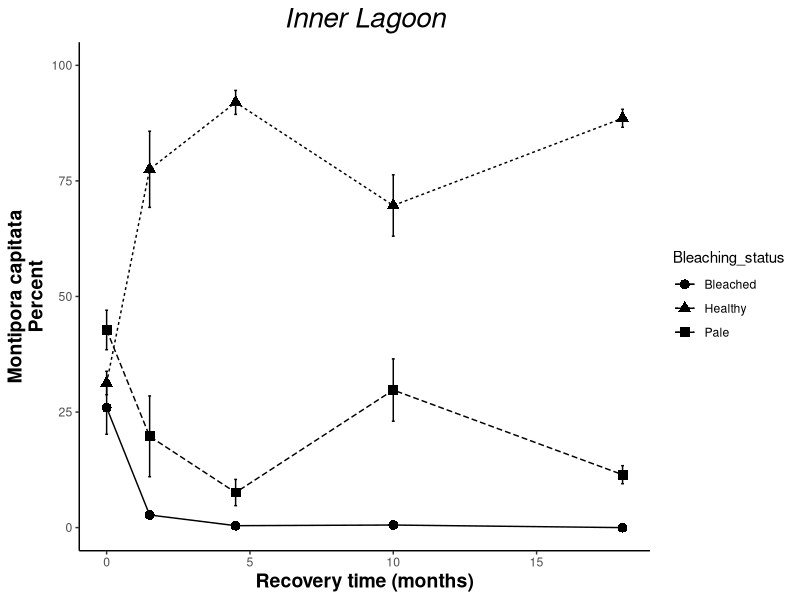
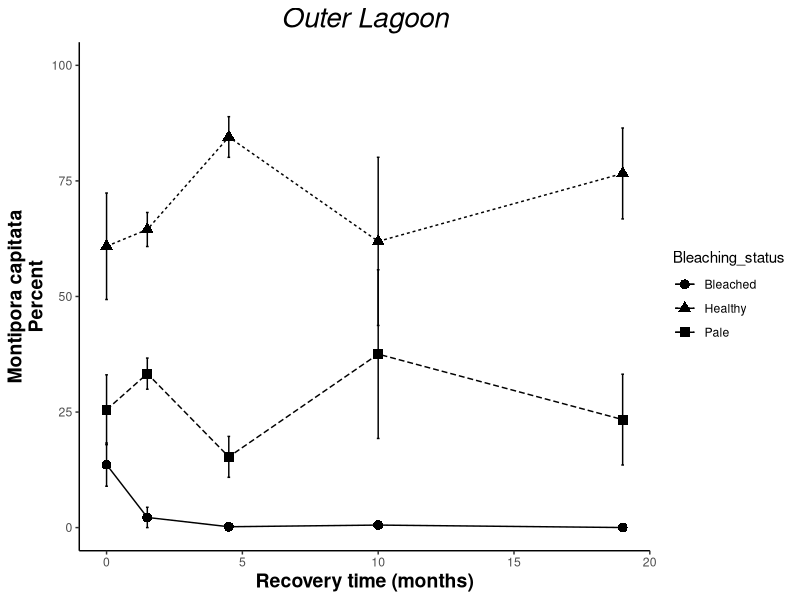
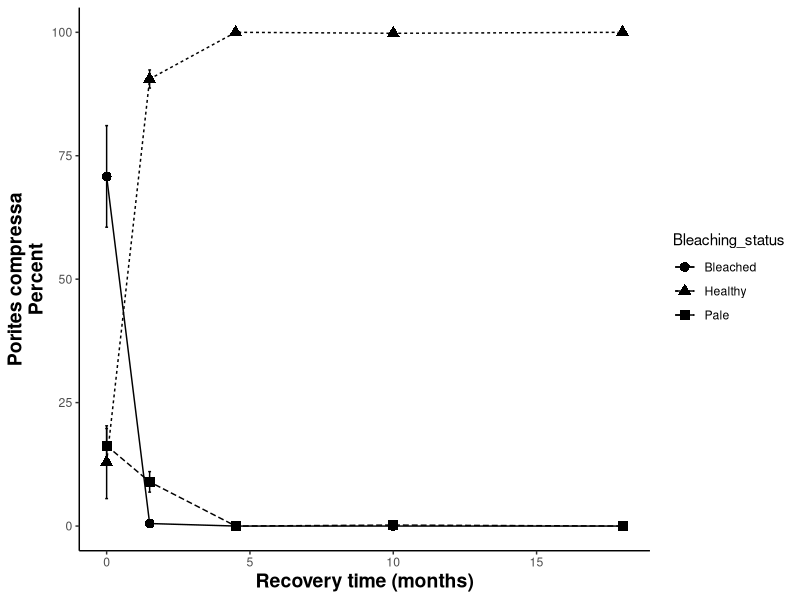
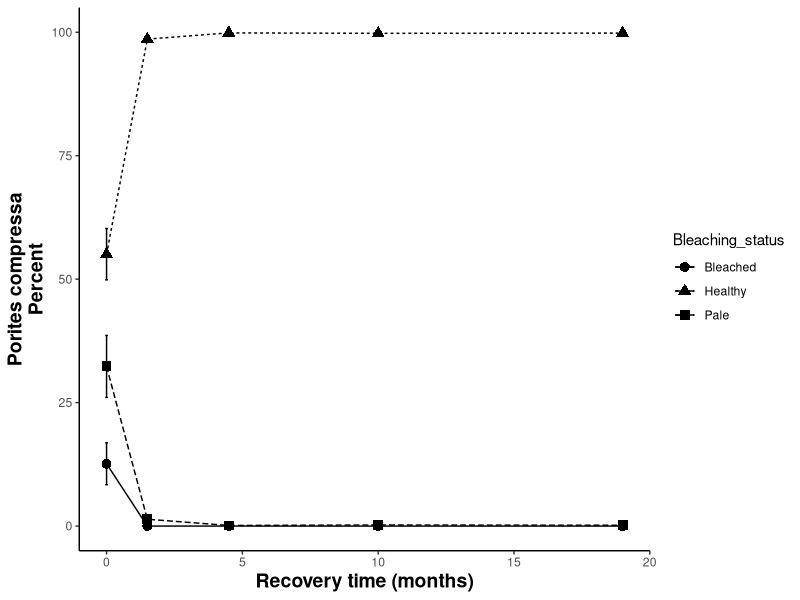
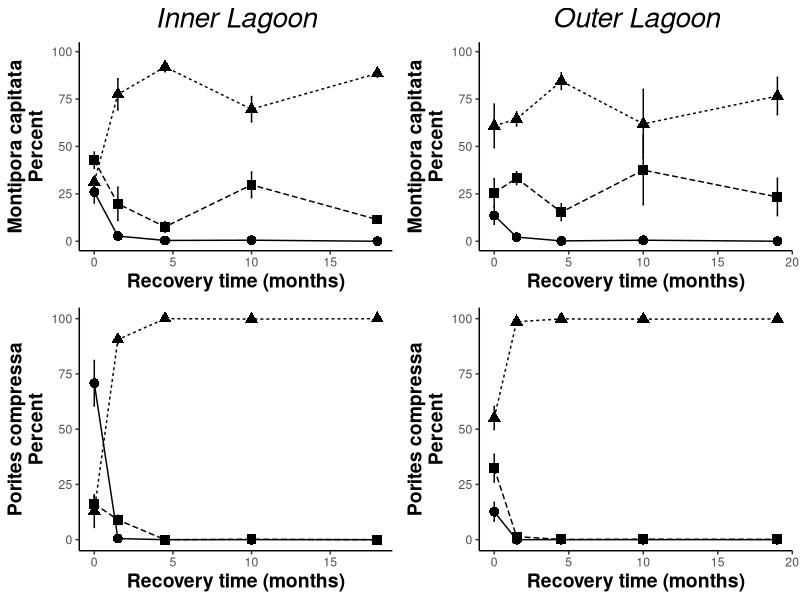

Source code (R) for these figures, in order: (Note: this script raises an error after producing the figures.)
## ---- chunk 1
knitr::opts_chunk$set(echo = TRUE)
## ---- chunk 2
rm(list=ls(all=TRUE)) 

library("reshape2") #reshape data
library("ggplot2") #plotting
library("reshape") #reshape data
library("plyr")  #splitting, applying, and combining data
library("dplyr")  #splitting, applying, and combining data
library("plotrix") #plotting
library("gridExtra") #arrange plots for output
library("car") #levenes test
library("lsmeans")
library(glmmTMB)
library(lme4)
library(lmerTest)
library(tidyverse)
library(emmeans)
library(effects)
## ---- chunk 3
#Setup workspace:
rData1<- read.csv("transect_data_20191022.csv", header=T) # load in transect data

# set levels of factor for Bleaching_status
levels(rData1$Bleaching_score)
rData1$BNB<-as.factor(rData1$BNB)
rData1$MonthFactor<-rData1$Month

#combine month 18 and 19 for end of experiment time point comparisons (<3 weeks apart)
rData1$MonthFactor[rData1$MonthFactor=="18"] <-"1819"
rData1$MonthFactor[rData1$MonthFactor=="19"] <-"1819"

rData1$MonthFactor <- factor(rData1$MonthFactor, levels=c("0", "1.5", "4.5","10","1819")) #specify order

## ---- chunk 4
# Calc. mean, sd,se  
repcol<-c("Species", "Reef", "Month","MonthFactor", "Bleaching_status","Percent")
  rDataPlot<-rData1[repcol]

# calc average  bleaching rate/month in %  per grouping
transectPlotmean <- ddply(rDataPlot, c("Species", "Reef", "Month","MonthFactor", "Bleaching_status"), summarise, 
                   N    = length(Percent[!is.na(Percent)]), #calculate the length of the data frame, excluding NA’s *this part is important*
                   mean = mean(Percent, na.rm=TRUE), #calculate mean of response variable, removing NA's
                   sd   = sd(Percent, na.rm=TRUE), #calculate standard deviation
                   se   = sd / sqrt(N), #calculate standard error
                   max = max(Percent, na.rm=TRUE) #calculate max, could also calculate min () if desired
)
#transectPlotmean #display table

transectPlotmean$code<-paste0(transectPlotmean$Species, transectPlotmean$Reef, transectPlotmean$Bleaching_status) #code for plotting
## ---- chunk 5
McapInner1<-subset(transectPlotmean, Species=="Mcap")
McapInner<-subset(McapInner1, Reef=="Inner")

 col_McapInner <- McapInner %>%   # do this to get height for your labels in the bars
  group_by(Month) %>%
 arrange(Month, desc(Bleaching_status)) %>%
 mutate(lab_ypos = cumsum(mean) - 0.5 * mean) 
col_McapInner

# set to 2 decimal places
col_McapInner[,'mean']=round(col_McapInner[,'mean'],2)

col_McapInner_plot<-ggplot(data=col_McapInner, aes(x=Month, y=mean, group = code, color=Bleaching_status)) + 
  geom_errorbar(aes(ymin=mean-se, ymax=mean+se),
                width=0.1)+
  geom_point(aes(shape=Bleaching_status), size=3)+
  geom_line(aes(color=Bleaching_status, linetype=Bleaching_status))+
  #scale_linetype_manual(values=c("solid", "dotted"))+
  scale_color_manual(values=c("black", "black","black"))+
  ylab("Montipora capitata\nPercent") +
    xlab("Recovery time (months)") + #Label the X Axis
    ylim(0, 100) + #set Y limits
  theme_bw() + #Set the background color
  theme(axis.line = element_line(color = 'black'), #Set the axes color
        axis.title=element_text(size=14,face="bold"), #Set axis format
        panel.border = element_blank(), #Set the border
        panel.grid.major = element_blank(), #Set the major gridlines
        panel.grid.minor = element_blank(), #Set the minor gridlines
        plot.background =element_blank(), #Set the plot background
        legend.key = element_blank()) + #Set plot legend key
  ggtitle("Inner Lagoon")+
          theme(plot.title = element_text(size=20,face = "italic",hjust = 0.5));col_McapInner_plot
McapInner<-col_McapInner_plot+ theme(legend.position = "none") #remove legend
## ---- chunk 6
McapOuter<-subset(McapInner1, Reef=="Outer")

 col_McapOuter <- McapOuter %>%   # do this to get height for your labels in the bars
  group_by(Month) %>%
 arrange(Month, desc(Bleaching_status)) %>%
 mutate(lab_ypos = cumsum(mean) - 0.5 * mean) 
col_McapOuter

# set to 2 decimal places
col_McapOuter[,'mean']=round(col_McapOuter[,'mean'],2)

col_McapOuter_plot<-ggplot(data=col_McapOuter, aes(x=Month, y=mean, group = code, color=Bleaching_status)) + 
  geom_errorbar(aes(ymin=mean-se, ymax=mean+se),
                width=0.1)+
  geom_point(aes(shape=Bleaching_status), size=3)+
  geom_line(aes(color=Bleaching_status, linetype=Bleaching_status))+
  #scale_linetype_manual(values=c("solid", "dotted"))+
  scale_color_manual(values=c("black", "black","black"))+
  ylab("Montipora capitata\nPercent") +
    xlab("Recovery time (months)") + #Label the X Axis
    ylim(0, 100) + #set Y limits
  theme_bw() + #Set the background color
  theme(axis.line = element_line(color = 'black'), #Set the axes color
        axis.title=element_text(size=14,face="bold"), #Set axis format
        panel.border = element_blank(), #Set the border
        panel.grid.major = element_blank(), #Set the major gridlines
        panel.grid.minor = element_blank(), #Set the minor gridlines
        plot.background =element_blank(), #Set the plot background
        legend.key = element_blank()) + #Set plot legend key
  ggtitle("Outer Lagoon")+
          theme(plot.title = element_text(size=20,face = "italic",hjust = 0.5));col_McapOuter_plot
McapOuter<-col_McapOuter_plot+ theme(legend.position = "none") #remove legend

## ---- chunk 7
PcompInner1<-subset(transectPlotmean, Species=="Pcomp")
PcompInner<-subset(PcompInner1, Reef=="Inner")

 col_PcompInner <- PcompInner %>%   # do this to get height for your labels in the bars
  group_by(Month) %>%
 arrange(Month, desc(Bleaching_status)) %>%
 mutate(lab_ypos = cumsum(mean) - 0.5 * mean) 
col_PcompInner

# set to 2 decimal places
col_PcompInner[,'mean']=round(col_PcompInner[,'mean'],2)

col_PcompInner_plot<-ggplot(data=col_PcompInner, aes(x=Month, y=mean, group = code, color=Bleaching_status)) + 
  geom_errorbar(aes(ymin=mean-se, ymax=mean+se),
                width=0.1)+
  geom_point(aes(shape=Bleaching_status), size=3)+
  geom_line(aes(color=Bleaching_status, linetype=Bleaching_status))+
  #scale_linetype_manual(values=c("solid", "dotted"))+
  scale_color_manual(values=c("black", "black","black"))+
  ylab("Porites compressa\nPercent") +
    xlab("Recovery time (months)") + #Label the X Axis
    ylim(0,100) + #set Y limits
  theme_bw() + #Set the background color
  theme(axis.line = element_line(color = 'black'), #Set the axes color
        axis.title=element_text(size=14,face="bold"), #Set axis format
        panel.border = element_blank(), #Set the border
        panel.grid.major = element_blank(), #Set the major gridlines
        panel.grid.minor = element_blank(), #Set the minor gridlines
        plot.background =element_blank(), #Set the plot background
        legend.key = element_blank()) + #Set plot legend key
  #ggtitle("Inner Lagoon")+
          theme(plot.title = element_text(size=20,face = "italic"));col_PcompInner_plot
PcompInner<-col_PcompInner_plot+ theme(legend.position = "none") #remove legend

## ---- chunk 8
PcompOuter<-subset(PcompInner1, Reef=="Outer")

 col_PcompOuter <- PcompOuter %>%   # do this to get height for your labels in the bars
  group_by(Month) %>%
 arrange(Month, desc(Bleaching_status)) %>%
 mutate(lab_ypos = cumsum(mean) - 0.5 * mean) 
col_PcompOuter

# set to 2 decimal places
col_PcompOuter[,'mean']=round(col_PcompOuter[,'mean'],2)

col_PcompOuter_plot<-ggplot(data=col_PcompOuter, aes(x=Month, y=mean, group = code, color=Bleaching_status)) + 
  geom_errorbar(aes(ymin=mean-se, ymax=mean+se),
                width=0.1)+
  geom_point(aes(shape=Bleaching_status), size=3)+
  geom_line(aes(color=Bleaching_status, linetype=Bleaching_status))+
  #scale_linetype_manual(values=c("solid", "dotted"))+
  scale_color_manual(values=c("black", "black","black"))+
  ylab("Porites compressa\nPercent") +
    xlab("Recovery time (months)") + #Label the X Axis
    ylim(0,100) + #set Y limits
  theme_bw() + #Set the background color
  theme(axis.line = element_line(color = 'black'), #Set the axes color
        axis.title=element_text(size=14,face="bold"), #Set axis format
        panel.border = element_blank(), #Set the border
        panel.grid.major = element_blank(), #Set the major gridlines
        panel.grid.minor = element_blank(), #Set the minor gridlines
        plot.background =element_blank(), #Set the plot background
        legend.key = element_blank()) + #Set plot legend key
  #ggtitle("Outer Lagoon")+
          theme(plot.title = element_text(size=20,face = "italic",hjust = 0.5));col_PcompOuter_plot
PcompOuter<-col_PcompOuter_plot+ theme(legend.position = "none") #remove legend

## ---- chunk 9
grid.arrange(McapInner, McapOuter, PcompInner,PcompOuter, nrow = 2)
## ---- chunk 10
rData2<-rData1[!(rData1$Bleaching_status=="Healthy"),]    # Remove Healthy 
rData2$code<-paste0(rData2$Species, rData2$Month, rData2$MonthFactor, rData2$Depth, rData2$Reef, rData2$Rep)#create a code for groups by Species, Month, Depth, Reef, Rep 
rData3<-rData2 %>% group_by(code) %>%summarise(sum=sum(Percent))# Group Data: combine P and B %s

# Match this back with data cols you want
rData3$Species<-rData2$Species[match(rData3$code, rData2$code)]
rData3$Month<-rData2$Month[match(rData3$code, rData2$code)]
rData3$Depth<-rData2$Depth[match(rData3$code, rData2$code)]
rData3$Reef<-rData2$Reef[match(rData3$code, rData2$code)]
rData3$Rep<-rData2$Rep[match(rData3$code, rData2$code)]
rData3$MonthFactor<-rData2$MonthFactor[match(rData3$code, rData2$code)]
rData3<-rData3[,c(1,3,5:8,2)]
rData3$Depth<-as.factor(rData3$Depth)
rData3$Rep<-as.factor(rData3$Rep)
## ---- chunk 11
ccData<-read.csv("benthicTransectCoralcover20191024.csv", header=T)
ccData$MonthFactor<-ccData$Month
ccData$MonthFactor[ccData$MonthFactor=="18"] <-"1819"
ccData$MonthFactor[ccData$MonthFactor=="19"] <-"1819"
ccData$MonthFactor <- factor(ccData$MonthFactor, levels=c("0", "1.5", "4.5","10","1819")) 
#specify order
ccData$Reef<-as.factor(ccData$Reef)
ccData$Depth<-as.factor(ccData$Depth)

# calc average  bleaching rate/month in %  per grouping
ccMeans <- ddply(ccData, c("Reef",  "Month"), summarise, 
                   N    = length(CoralCover[!is.na(CoralCover)]), #calculate the length of the data frame, excluding NA’s *this part is important*
                   mean = mean(CoralCover, na.rm=TRUE), #calculate mean of response variable, removing NA's
                   sd   = sd(CoralCover, na.rm=TRUE), #calculate standard deviation
                   se   = sd / sqrt(N), #calculate standard error
                   max = max(CoralCover, na.rm=TRUE) #calculate max, could also calculate min () if desired
)
ccMeans
## ---- chunk 12
CoralCoverMod<-lmer(CoralCover~Reef*MonthFactor+(1|Depth), ccData)
anova(CoralCoverMod, type=2)

#conduct Tukey post hoc test 
    emm = emmeans(CoralCoverMod, ~ Reef, adjust="tukey")
    #letter display
    pairs(emm)
## ---- chunk 13
#fullmodel, df=rData3
    Prev_transect_full<-lmer(sum~Reef*MonthFactor*Species+(1|Depth), data=rData3)
anova(Prev_transect_full, type=2)
    #conduct Tukey post hoc test 
    emm = emmeans(Prev_transect_full, ~ Reef*MonthFactor, adjust="tukey")
    #letter display
      pairs(emm) #Inner,0 - Outer,0  p  <.0001
    emm = emmeans(Prev_transect_full, ~ Species*MonthFactor, adjust="tukey")
    #letter display
    pairs(emm) 
        cld(emm) 

  
       
#plot
# calc average  bleaching rate/month in %  per grouping
transectPlotmeanprev <- ddply(rData3, c("Species", "Reef"), summarise, 
                   N    = length(sum[!is.na(sum)]), #calculate the length of the data frame, excluding NA’s *this part is important*
                   mean = mean(sum, na.rm=TRUE), #calculate mean of response variable, removing NA's
                   sd   = sd(sum, na.rm=TRUE), #calculate standard deviation
                   se   = sd / sqrt(N), #calculate standard error
                   max = max(sum, na.rm=TRUE) #calculate max, could also calculate min () if desired
)

transectPlotmeanprev$code<-paste0(transectPlotmeanprev$Species, transectPlotmeanprev$Reef)

prev_plot<-ggplot(data=transectPlotmeanprev, aes(x=Reef, y=mean, group = Species, color=Species)) + 
  geom_errorbar(aes(ymin=mean-se, ymax=mean+se),
                width=0.1)+
  geom_point(aes(shape=code), size=3)+
  #geom_line(aes(color=code, linetype=code))+
  #scale_linetype_manual(values=c("solid", "dotted"))+
  #scale_color_manual(values=c("black", "black","black"))+
  ylab("Percent") +
    xlab("Lagoon") + #Label the X Axis
    #ylim(1, 3) + #set Y limits
  theme_bw() + #Set the background color
  theme(axis.line = element_line(color = 'black'), #Set the axes color
        axis.title=element_text(size=14,face="bold"), #Set axis format
        panel.border = element_blank(), #Set the border
        panel.grid.major = element_blank(), #Set the major gridlines
        panel.grid.minor = element_blank(), #Set the minor gridlines
        plot.background =element_blank(), #Set the plot background
        legend.key = element_blank()) + #Set plot legend key
  ggtitle("Peak bleaching, prev")+
          theme(plot.title = element_text(size=20,face = "italic",hjust = 0.5));prev_plot
## ---- chunk 14
#bleached
prevWhite<-subset(rData1, Bleaching_status=="Bleached")

WhiteMod<-lmer(Percent~Species*Reef*MonthFactor+(1|Depth),prevWhite)
anova(WhiteMod, type=2)
  #conduct Tukey post hoc test 
    emm = emmeans(WhiteMod, ~ Reef, adjust="tukey")
    #letter display
    cld(emm)
  #conduct Tukey post hoc test 
    emm = emmeans(WhiteMod, ~ Reef*Species*MonthFactor, adjust="tukey")
    #letter display
    cld(emm)
    pairs(emm)
   # Inner,Mcap,0 - Inner,Pcomp,0    p= <.0001
    #Outer,Mcap,0 - Outer,Pcomp,0    p= 1.0000
## ---- chunk 15
rData4<-rData2 #make a copy of rData2
rData4$Depth<-as.factor(rData4$Depth)
rData4$Rep<-as.factor(rData4$Rep)

rData4$sum<-rData3$sum[match(rData4$code, rData3$code)] # add the sum row by code to get sum of W+P
rData4$newPer<-rData4$Percent/rData4$sum # Make new row of new percents which is W%/(W%+P%)
rData4<-subset(rData4, Bleaching_status=="Bleached") # get rid of Pale

# calc average  bleaching rate/month in %  per grouping
rMeans <- ddply(rData4, c("Species", "Reef", "Month", "Bleaching_status"), summarise, 
                   N    = length(newPer[!is.na(newPer)]), #calculate the length of the data frame, excluding NA’s *this part is important*
                   mean = mean(newPer, na.rm=TRUE), #calculate mean of response variable, removing NA's
                   sd   = sd(newPer, na.rm=TRUE), #calculate standard deviation
                   se   = sd / sqrt(N), #calculate standard error
                   max = max(newPer, na.rm=TRUE) #calculate max, could also calculate min () if desired
)

## ---- chunk 16
#full model
SeverityMod<-lmer(newPer~Species*Reef*MonthFactor+(1|Depth),rData4)
anova(SeverityMod, type="2")

 #conduct Tukey post hoc test 
    emm = emmeans(SeverityMod, ~ Species*MonthFactor*Reef, adjust="tukey")
    #letter display
    cld(emm)
    pairs(emm) 
    #Mcap,0,Inner - Pcomp,0,Inner        -0.428518 0.0789 41.0 -5.432  0.0004 
    #Mcap,0,Outer - Pcomp,0,Outer         0.044986 0.0789 41.0  0.570  1.0000
 #conduct Tukey post hoc test 
    emm = emmeans(SeverityMod, ~ Reef*Species*MonthFactor, adjust="tukey")
    #letter display
    pairs(emm)   
    #post hoc
    #Mcap,0,Outer - Pcomp,0,Outer         0.044986 0.0789 41.0  0.570  1.0000
    #Mcap,0,Inner - Pcomp,0,Inner        -0.428518 0.0789 41.0 -5.432  0.0004
    #Pcomp,0,Inner - Pcomp,0,Outer        0.515064 0.0789 41.0  6.529  <.0001 
    #Mcap,0,Inner - Mcap,0,Outer          0.041560 0.0789 41.0  0.527  1.0000
